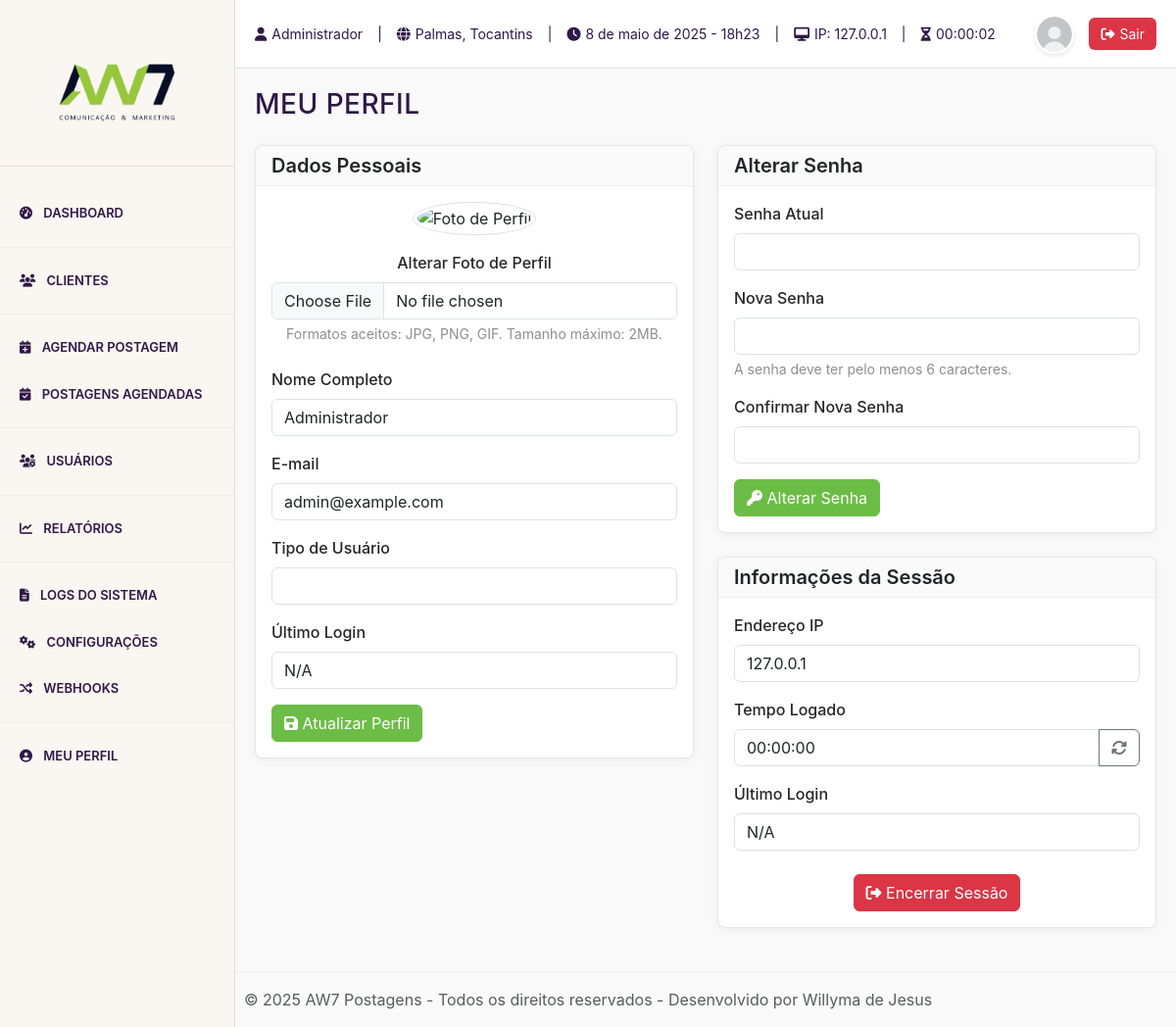
The app's page /perfil.php (signed in) with its own data.
### tables this page shows
CREATE TABLE IF NOT EXISTS usuarios (
    id INT AUTO_INCREMENT PRIMARY KEY,
    nome VARCHAR(100) NOT NULL,
    email VARCHAR(100) NOT NULL UNIQUE,
    cpf VARCHAR(14) NOT NULL UNIQUE,
    usuario VARCHAR(50) NOT NULL UNIQUE,
    senha VARCHAR(255) NOT NULL,
    tipo_usuario ENUM('Editor', 'Administrador') NOT NULL,
    created_at TIMESTAMP DEFAULT CURRENT_TIMESTAMP,
    updated_at TIMESTAMP DEFAULT CURRENT_TIMESTAMP ON UPDATE CURRENT_TIMESTAMP
);

### perfil.php (the view, shortened to what this page needs)
<?php
$loginTime = $_SESSION['login_time'] ?? time();
$timeLoggedIn = time() - $loginTime;
$hours = floor($timeLoggedIn / 3600);
$minutes = floor(($timeLoggedIn % 3600) / 60);
$seconds = $timeLoggedIn % 60;
$timeLoggedInString = sprintf("%02d:%02d:%02d", $hours, $minutes, $seconds);
require_once 'includes/header.php';
$database = new Database();
$conn = $database->connect();
$user_id = $_SESSION['user_id'];
$sql = "SELECT * FROM usuarios WHERE id = ?";
$stmt = $conn->prepare($sql);
$stmt->execute([$user_id]);
$usuario = $stmt->fetch(PDO::FETCH_ASSOC);
?>
<div class="d-flex justify-content-between align-items-center mb-4">
    <h1 class="h3 mb-0">Meu Perfil</h1>
</div>
<div class="row">
    <div class="col-md-6">
        <div class="card mb-4">
            <div class="card-header">
                <h5 class="mb-0">Dados Pessoais</h5>
            </div>
            <div class="card-body">
                <form method="POST" action="perfil.php" enctype="multipart/form-data">
                    <div class="mb-4 text-center">
                        <?php
                        $foto_perfil = $usuario['foto_perfil'] ?? '';
                        $foto_url = !empty($foto_perfil) ? 'arquivos/fotos_perfil/' . $foto_perfil : 'https://img.freepik.com/vetores-premium/icone-de-perfil-de-avatar-padrao-imagem-de-usuario-de-midia-social-icone-de-avatar-cinza-silhueta-de-perfil-em-branco-ilustracao-vetorial_561158-3383.jpg?semt=ais_hybrid&w=740';
                        ?>
                        <div class="mb-3">
                            <img src="<?= htmlspecialchars($foto_url) ?>" alt="Foto de Perfil" class="rounded-circle img-thumbnail" style="width: 150px; height: 150px; object-fit: cover;">
                        </div>
                        <div class="mb-3">
                            <label for="foto_perfil" class="form-label">Alterar Foto de Perfil</label>
                            <input type="file" class="form-control" id="foto_perfil" name="foto_perfil" accept="image/*">
                            <div class="form-text">Formatos aceitos: JPG, PNG, GIF. Tamanho máximo: 2MB.</div>
                        </div>
                    </div>
                    <div class="mb-3">
                        <label for="nome" class="form-label">Nome Completo</label>
                        <input type="text" class="form-control" id="nome" name="nome" value="<?= htmlspecialchars($usuario['nome'] ?? '') ?>" required>
                    </div>
                    <div class="mb-3">
                        <label for="email" class="form-label">E-mail</label>
                        <input type="email" class="form-control" id="email" name="email" value="<?= htmlspecialchars($usuario['email'] ?? '') ?>" required>
                    </div>
                    <div class="mb-3">
                        <label class="form-label">Tipo de Usuário</label>
                        <input type="text" class="form-control" value="<?= htmlspecialchars($usuario['tipo'] ?? '') ?>" readonly>
                    </div>
                    <div class="mb-3">
                        <label class="form-label">Último Login</label>
                        <input type="text" class="form-control" value="<?= isset($usuario['ultimo_login']) ? date('d/m/Y H:i', strtotime($usuario['ultimo_login'])) : 'N/A' ?>" readonly>
                    </div>
                    <button type="submit" class="btn btn-primary">
                        <i class="fas fa-save"></i> Atualizar Perfil
                    </button>
                </form>
            </div>
        </div>
    </div>
    <div class="col-md-6">
        <div class="card mb-4">
            <div class="card-header">
                <h5 class="mb-0">Alterar Senha</h5>
            </div>
            <div class="card-body">
                <form method="POST" action="perfil.php">
                    <div class="mb-3">
                        <label for="senha_atual" class="form-label">Senha Atual</label>
                        <input type="password" class="form-control" id="senha_atual" name="senha_atual" required>
                    </div>
                    <div class="mb-3">
                        <label for="nova_senha" class="form-label">Nova Senha</label>
                        <input type="password" class="form-control" id="nova_senha" name="nova_senha" required minlength="6">
                        <div class="form-text">
                            A senha deve ter pelo menos 6 caracteres.
                        </div>
                    </div>
                    <div class="mb-3">
                        <label for="confirmar_senha" class="form-label">Confirmar Nova Senha</label>
                        <input type="password" class="form-control" id="confirmar_senha" name="confirmar_senha" required minlength="6">
                    </div>
                    <button type="submit" class="btn btn-primary">
                        <i class="fas fa-key"></i> Alterar Senha
                    </button>
                </form>
            </div>
        </div>
        <div class="card mb-4">
            <div class="card-header">
                <h5 class="mb-0">Informações da Sessão</h5>
            </div>
            <div class="card-body">
                <div class="mb-3">
                    <label class="form-label">Endereço IP</label>
                    <input type="text" class="form-control" value="<?= $_SESSION['user_ip'] ?? $_SERVER['REMOTE_ADDR'] ?>" readonly>
                </div>
                <div class="mb-3">
                    <label class="form-label">Tempo Logado</label>
                    <div class="input-group">
                        <input type="text" class="form-control" id="tempo_logado" value="<?= $timeLoggedInString ?? '00:00:00' ?>" readonly>
                        <button class="btn btn-outline-secondary" type="button" onclick="window.location.reload();">
                            <i class="fas fa-sync-alt"></i>
                        </button>
                    </div>
                </div>
                <div class="mb-3">
                    <label class="form-label">Último Login</label>
                    <input type="text" class="form-control" value="<?= isset($usuario['ultimo_login']) ? date('d/m/Y H:i', strtotime($usuario['ultimo_login'])) : 'N/A' ?>" readonly>
                </div>
                <div class="text-center mt-4">
                    <a href="logout.php" class="btn btn-danger">
                        <i class="fas fa-sign-out-alt"></i> Encerrar Sessão
                    </a>
                </div>
            </div>
        </div>
    </div>
</div>
<?php require_once 'includes/footer.php'; ?>

### assets/css/style.css (style rules this page uses)
:root { --primary-color: #6CBD45; --secondary-color: #0A1C30; --accent-color: #405DE6; --soft-button-bg: #FAFAFA; --text-primary: #262626; --text-secondary: #8E8E8E; --background: #FFFFFF; --danger-color: #ED4956; --success-color: #58CF86; }
body { font-family: -apple-system, BlinkMacSystemFont, "Segoe UI", Roboto, Helvetica, Arial, sans-serif; color: var(--text-primary); background-color: var(--background); line-height: 1.5; }
h1, h2, h3, h4, h5, h6 { font-weight: 600; }
.card { border-radius: 8px; border: none; box-shadow: 0 2px 10px rgba(0, 0, 0, 0.05); transition: transform 0.3s, box-shadow 0.3s; }
.card-header { background-color: var(--soft-button-bg); border-bottom: 1px solid rgba(0, 0, 0, 0.05); font-weight: 600; }
.btn-primary { background-color: var(--primary-color); border-color: var(--primary-color); }
.form-label { font-weight: 500; color: var(--text-primary); }
.form-text { color: var(--text-secondary); }

### assets/css/cards-enhanced.css (style rules this page uses)
.card { transition: transform 0.3s ease, box-shadow 0.3s ease; border-radius: 8px; overflow: hidden; border: 1px solid rgba(0, 0, 0, 0.1); }

### assets/css/cards.css (style rules this page uses)
.card { transition: transform 0.3s ease, box-shadow 0.3s ease; border-radius: 8px; overflow: hidden; }

### includes/header.php (style rules this page uses)
body { margin: 0; padding: 0; background-color: #f9f9f9; color: #2F1847; }
h1 { color: #2F1847; text-transform: uppercase; font-weight: 700; letter-spacing: 0.5px; }

### records on screen
usuarios: nome "Administrador", email "admin@example.com", ultimo_login "N/A"

### other values on screen
$usuarioNome "Administrador"
$cidadeEstado "Palmas, Tocantins"
$ipUsuario "127.0.0.1"
APP_NAME "AW7 Postagens"
